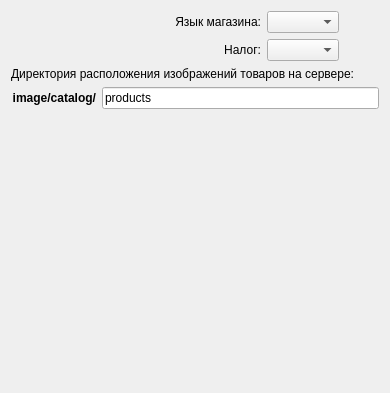
       <widget class="QWidget" name="tab_store">
        <attribute name="title">
         <string>Магазин</string>
        </attribute>
        <layout class="QGridLayout" name="gridLayout_3">
         <item row="0" column="0">
          <layout class="QHBoxLayout" name="horizontalLayout_14">
           <item>
            <widget class="QLabel" name="label_10">
             <property name="minimumSize">
              <size>
               <width>250</width>
               <height>0</height>
              </size>
             </property>
             <property name="maximumSize">
              <size>
               <width>100</width>
               <height>16777215</height>
              </size>
             </property>
             <property name="text">
              <string>Язык магазина:</string>
             </property>
             <property name="alignment">
              <set>Qt::AlignRight|Qt::AlignTrailing|Qt::AlignVCenter</set>
             </property>
            </widget>
           </item>
           <item>
            <widget class="QComboBox" name="comboBox_sB_lang_2">
             <property name="sizeAdjustPolicy">
              <enum>QComboBox::AdjustToContents</enum>
             </property>
            </widget>
           </item>
           <item>
            <spacer name="horizontalSpacer_13">
             <property name="orientation">
              <enum>Qt::Horizontal</enum>
             </property>
             <property name="sizeHint" stdset="0">
              <size>
               <width>40</width>
               <height>20</height>
              </size>
             </property>
            </spacer>
           </item>
          </layout>
         </item>
         <item row="1" column="0">
          <layout class="QHBoxLayout" name="horizontalLayout_15">
           <item>
            <widget class="QLabel" name="label_17">
             <property name="minimumSize">
              <size>
               <width>250</width>
               <height>0</height>
              </size>
             </property>
             <property name="maximumSize">
              <size>
               <width>250</width>
               <height>16777215</height>
              </size>
             </property>
             <property name="text">
              <string>Налог:</string>
             </property>
             <property name="alignment">
              <set>Qt::AlignRight|Qt::AlignTrailing|Qt::AlignVCenter</set>
             </property>
            </widget>
           </item>
           <item>
            <widget class="QComboBox" name="comboBox_sB_tax_2">
             <property name="sizeAdjustPolicy">
              <enum>QComboBox::AdjustToContents</enum>
             </property>
            </widget>
           </item>
           <item>
            <spacer name="horizontalSpacer_14">
             <property name="orientation">
              <enum>Qt::Horizontal</enum>
             </property>
             <property name="sizeHint" stdset="0">
              <size>
               <width>40</width>
               <height>20</height>
              </size>
             </property>
            </spacer>
           </item>
          </layout>
         </item>
         <item row="2" column="0">
          <layout class="QHBoxLayout" name="horizontalLayout_19">
           <item>
            <widget class="QLabel" name="label_21">
             <property name="text">
              <string>Директория расположения изображений товаров на сервере:</string>
             </property>
             <property name="alignment">
              <set>Qt::AlignLeading|Qt::AlignLeft|Qt::AlignVCenter</set>
             </property>
            </widget>
           </item>
          </layout>
         </item>
         <item row="3" column="0">
          <layout class="QHBoxLayout" name="horizontalLayout_20">
           <item>
            <widget class="QLabel" name="label_24">
             <property name="font">
              <font>
               <weight>75</weight>
               <bold>true</bold>
              </font>
             </property>
             <property name="text">
              <string>image/catalog/</string>
             </property>
             <property name="alignment">
              <set>Qt::AlignRight|Qt::AlignTrailing|Qt::AlignVCenter</set>
             </property>
            </widget>
           </item>
           <item>
            <widget class="QLineEdit" name="lineEdit_sB_dir_2">
             <property name="text">
              <string>products</string>
             </property>
            </widget>
           </item>
          </layout>
         </item>
         <item row="4" column="0">
          <spacer name="verticalSpacer_2">
           <property name="orientation">
            <enum>Qt::Vertical</enum>
           </property>
           <property name="sizeHint" stdset="0">
            <size>
             <width>20</width>
             <height>273</height>
            </size>
           </property>
          </spacer>
         </item>
        </layout>
       </widget>
